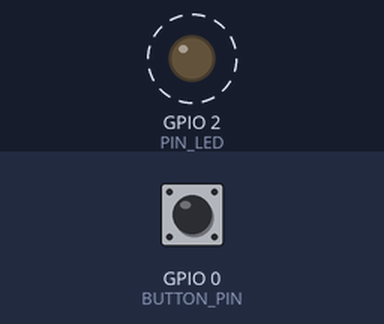
Bench run of a program on a simulated ESP32. Shown: output pins drawn as LEDs (lit = HIGH). Dashed ring = blinking. The test bench sets the inputs (shaded band); at power-on: GPIO 0 (BUTTON_PIN) HIGH. What the program prints to the serial monitor is not drawn.

Above: at 1.2 s.
1.3 s: GPIO 0 (BUTTON_PIN) pulled LOW for 0.15 s
Timing chart, 0 to 10.3 s (numbered marks = the images above; inputs shaded):
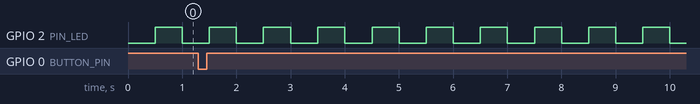

Measured:
- by itself, GPIO 2 (PIN_LED): alternates HIGH for 0.50 s and LOW for 0.50 s

The program:

main.cpp
```cpp
/*
    ─────────────────────────────────────────────────────────────────────

    CURSO: Internet de las Cosas con ESP32
    INSTITUCIÓN: Universidad Nacional de Santiago del Estero (UNSE)

    ─────────────────────────────────────────────────────────────────────

    MÓDULO:      Clase 2 - Entradas y Salidas Digitales
    PROYECTO:    Blink + Pulsador No Bloqueantes
    HARDWARE:    Familia ESP32 (todos los modelos)
    FRAMEWORK:   Arduino / PlatformIO

    DESCRIPCIÓN:
    Integración de dos tareas independientes ejecutándose simultáneamente:
    parpadeo de LED y lectura de pulsador, ambos con timing no bloqueante.
    Demuestra cómo múltiples procesos pueden coexistir sin interferirse.

    ─────────────────────────────────────────────────────────────────────
*/

#include <Arduino.h>

// Blink
#define PIN_LED 2
#define BLINK_MS 500
unsigned long lastBlink = 0;
bool ledState = false;

// Pulsador
#define BUTTON_PIN 0
uint32_t lastDebounce = 0;
uint8_t stable = HIGH;

void setup() {
	Serial.begin(115200);
	pinMode(PIN_LED, OUTPUT);
	pinMode(BUTTON_PIN, INPUT_PULLUP);
}

void loop() {

	// Blink no bloqueante
	unsigned long ahora = millis();
	if (ahora - lastBlink >= BLINK_MS) {
		lastBlink = ahora;
		ledState = !ledState;
		digitalWrite(PIN_LED, ledState);
	}

	// Pulsador no bloqueante con antirrebote
	int r = digitalRead(BUTTON_PIN);
	if (r != stable && millis() - lastDebounce > 50) {
		lastDebounce = millis();
		stable = r;
		Serial.println(
			stable == LOW ?
			"PRESIONADO" :
			"SUELTO"
		);
	}

}

/*
===============================================================================
              MULTITAREA NO BLOQUEANTE - TEORÍA Y REFERENCIA
===============================================================================

--- CONCEPTOS CLAVE ---

MULTITAREA COOPERATIVA:
Múltiples tareas independientes comparten el mismo loop() sin
bloquearse mutuamente. Cada tarea verifica su propio timing.

INDEPENDENCIA DE TAREAS:
Cada tarea mantiene:
- Su propio timestamp (lastBlink, lastDebounce)
- Sus propias variables de estado
- Su propio intervalo de actualización

ESCALABILIDAD:
Este patrón permite agregar tantas tareas como necesites:
LEDs, botones, sensores, comunicaciones, etc.

--- PATRÓN DE IMPLEMENTACIÓN ---

Estructura básica por tarea:
  unsigned long lastTarea = 0;
  const unsigned long intervaloTarea = 1000;

  if (millis() - lastTarea >= intervaloTarea) {
    lastTarea = millis();
    // Ejecutar tarea
  }

--- EJEMPLO PRÁCTICO ---

Agregar tercera tarea (sensor cada 100ms):
  unsigned long lastSensor = 0;

  if (millis() - lastSensor >= 100) {
    lastSensor = millis();
    int valor = analogRead(SENSOR_PIN);
    // Procesar valor
  }

Diferentes frecuencias:
  Blink: 500ms (2 Hz)
  Botón: Tiempo real (sin intervalo fijo)
  Sensor: 100ms (10 Hz)
  Serial: 1000ms (1 Hz)

--- VENTAJAS DEL ENFOQUE ---

✓ Responsive: Responde inmediatamente a eventos
✓ Eficiente: No desperdicia tiempo en delays
✓ Modular: Fácil agregar/quitar tareas
✓ Escalable: Soporta decenas de tareas simultáneas
✓ Mantenible: Cada tarea es independiente

--- NOTAS IMPORTANTES ---

• Ninguna tarea debe bloquear (no delay, no while infinito)
• Cada tarea verifica su timing en cada iteración del loop
• El loop() debe ejecutarse lo más rápido posible
• Evitar operaciones pesadas que demoren el loop
• Variables de timing deben ser unsigned long

--- TROUBLESHOOTING ---

Timing impreciso: Normal, no es RTOS. Usar FreeRTOS para timing crítico
Una tarea "salta": Verificar que variables sean unsigned long
Loop lento: Eliminar Serial.print excesivos o delays ocultos

===============================================================================
*/
```
